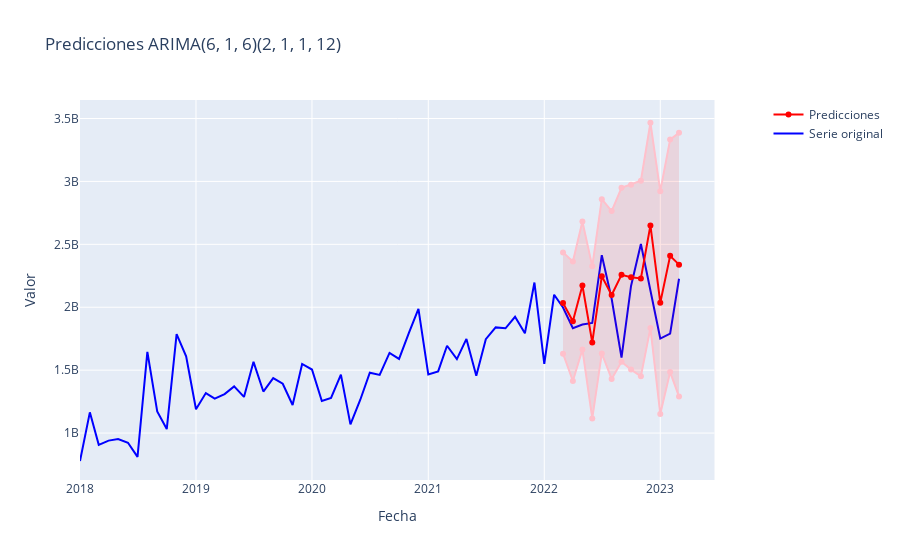

Here is the notebook cell this chart was saved with:
### Markdown cell above
#### Fase de test de los paramestros del ARIMA

### Code cell
forecast_df, int_conf, order, s_order, metricas = test_ARIMA(bd= ventas_cluster, order= (6,1,6), s_order= (2,1,1,12), alpha= (0.05), test_size= 0.2)
print(metricas)
plot_ARIMA(bd= ventas_cluster, bd_forecast= forecast_df, conf_int= int_conf, order= order, s_order= s_order)
